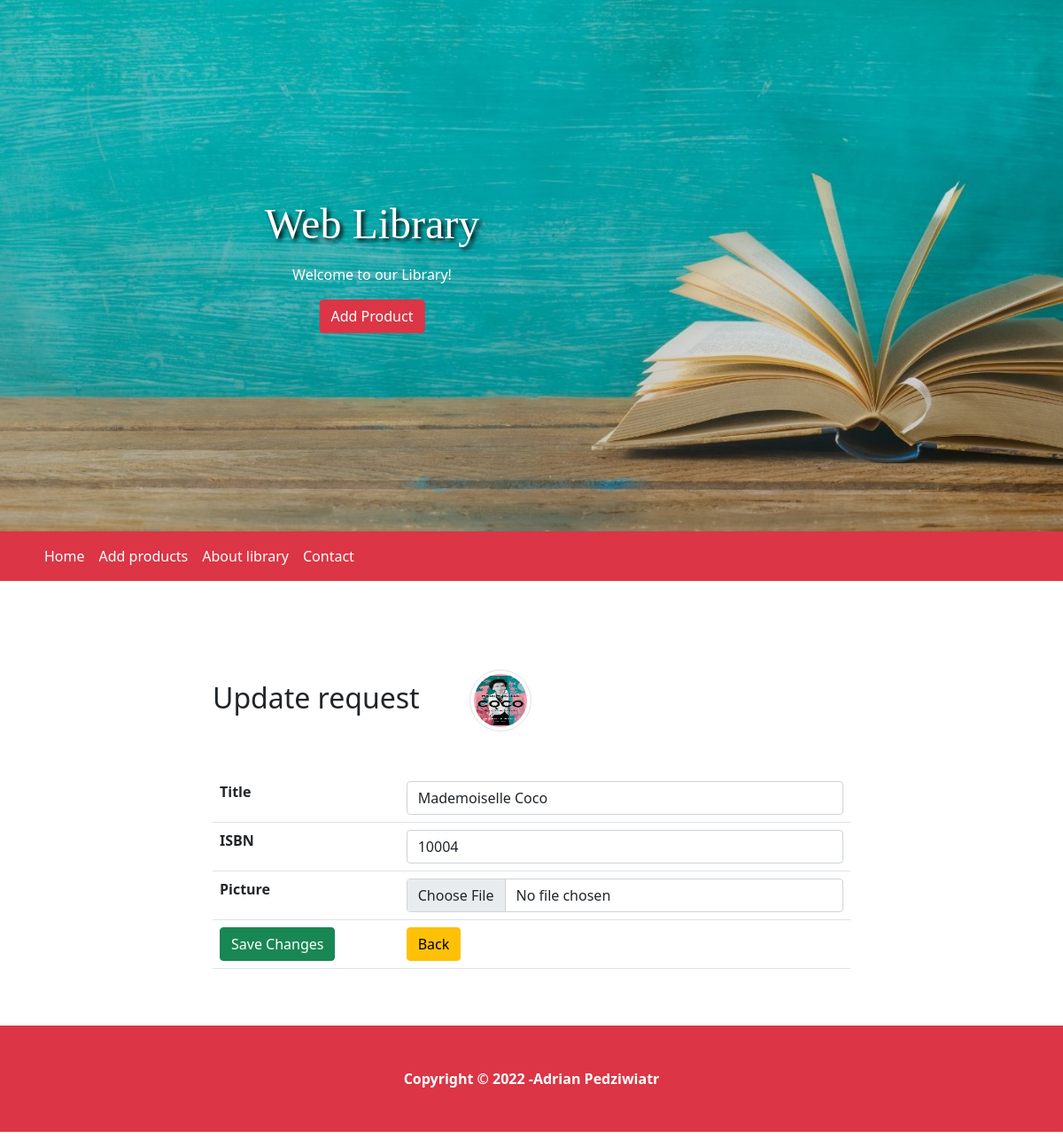
Before: /update.php?id=5 with the older database file.
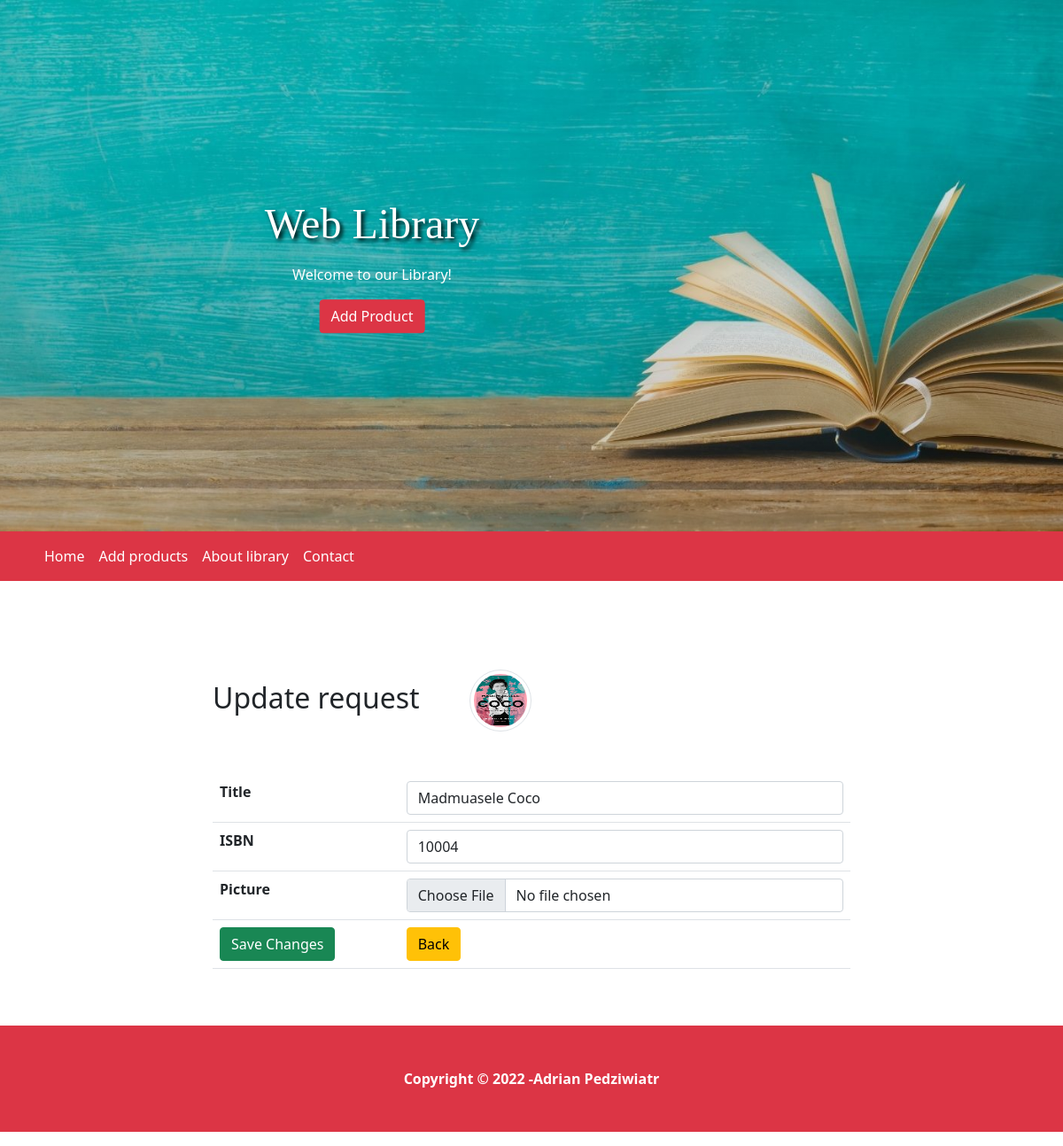
After: the same page with the newer database file.
### tables this page shows
CREATE TABLE `products` (
  `id` int(11) NOT NULL,
  `title` varchar(255) NOT NULL,
  `isbn_number` int(11) NOT NULL,
  `author_f_name` varchar(255) NOT NULL,
  `author_l_name` varchar(255) NOT NULL,
  `type_of` varchar(255) NOT NULL,
  `txt` varchar(500) NOT NULL,
  `publisher_name` varchar(255) NOT NULL,
  `publisher_address` varchar(255) NOT NULL,
  `publish_date` date NOT NULL,
  `picture` varchar(255) DEFAULT NULL
);

### update.php (the view, shortened to what this page needs)
<?php
require_once 'actions/db_connect.php';
if ($_GET['id']) {
    $id = $_GET['id'];
    $sql = "SELECT * FROM products WHERE id = {$id}";
    $result = mysqli_query($connect, $sql);
    if (mysqli_num_rows($result) == 1) {
        $data = mysqli_fetch_assoc($result);
        $title = $data['title'];
        $isbn_number = $data['isbn_number'];
        $picture = $data['picture'];
    } else {
        header("location: error.php");
    }
} else {
    header("location: error.php");
}
?>
<!DOCTYPE html>
<html>
    <head>
        <?php require_once 'components/boot.php'?>
        <link rel="stylesheet" href="style/style.css">
    </head>
    <body>
    <header>
        <div class="header-img">
        <div class="header-text">
      <h1 class="title mb-3">Web Library</h1>
      <p>Welcome to our Library!</p>
      <a href= "create.php" class="btn btn-danger" role="button" data-bs-toggle="button">Add Product</a>
    </div>
  </div>
        </header>
        <nav class="navbar navbar-expand-lg navbar-danger bg-danger">
  <div class="container-fluid">
      <div class="container">
    <div class="collapse navbar-collapse" id="navbarSupportedContent">
      <ul class="navbar-nav me-auto mb-2 mb-lg-0">
        <li class="nav-item">
          <a class="nav-link text-white active" aria-current="page" href="index.php">Home</a>
        </li>
        <li class="nav-item">
          <a class="nav-link text-white active" aria-current="page" href="#">Add products</a>
        </li>
        <li class="nav-item">
          <a class="nav-link text-white active" aria-current="page" href="#">About library</a>
        </li>
        <li class="nav-item">
          <a class="nav-link text-white active" aria-current="page" href="#">Contact</a>
        </li>
    </div>
      </div>
  </div>
</nav>
        <fieldset>
            <legend class='h2 mb-5'>Update request <img class='ms-5 img-thumbnail rounded-circle' src='pictures/<?php echo $picture ?>' alt="<?php echo $title ?>"></legend>
            <form action="actions/a_update.php"  method="post" enctype="multipart/form-data">
                <table class="table">
                    <tr>
                        <th>Title</th>
                        <td><input class="form-control" type="text"  name="title" placeholder ="Product Name" value="<?php echo $title ?>"  /></td>
                    </tr>
                    <tr>
                        <th>ISBN</th>
                        <td><input class="form-control" type= "number" name="isbn_number" step="any"  placeholder="ISBN" value ="<?php echo $isbn_number ?>" /></td>
                    </tr>
                    <tr>
                        <th>Picture</th>
                        <td><input class="form-control" type="file" name= "picture" /></td>
                    </tr>
                    <tr>
                        <td><button class="btn btn-success" type= "submit">Save Changes</button></td>
                        <td><a href= "index.php"><button class="btn btn-warning" type="button">Back</button></a></td>
                    </tr>
                </table>
            </form>
        </fieldset>
        <footer class="bg-danger mt-5" height="100px">
                <p class="text-center p-5 text-white"><b>Copyright &copy; 2022 -Adrian Pedziwiatr</b></p>
            </footer>
    </body>
</html>

Changed rows visible on the page:
changed products: title "Mademoiselle Coco" → "Madmuasele Coco"
